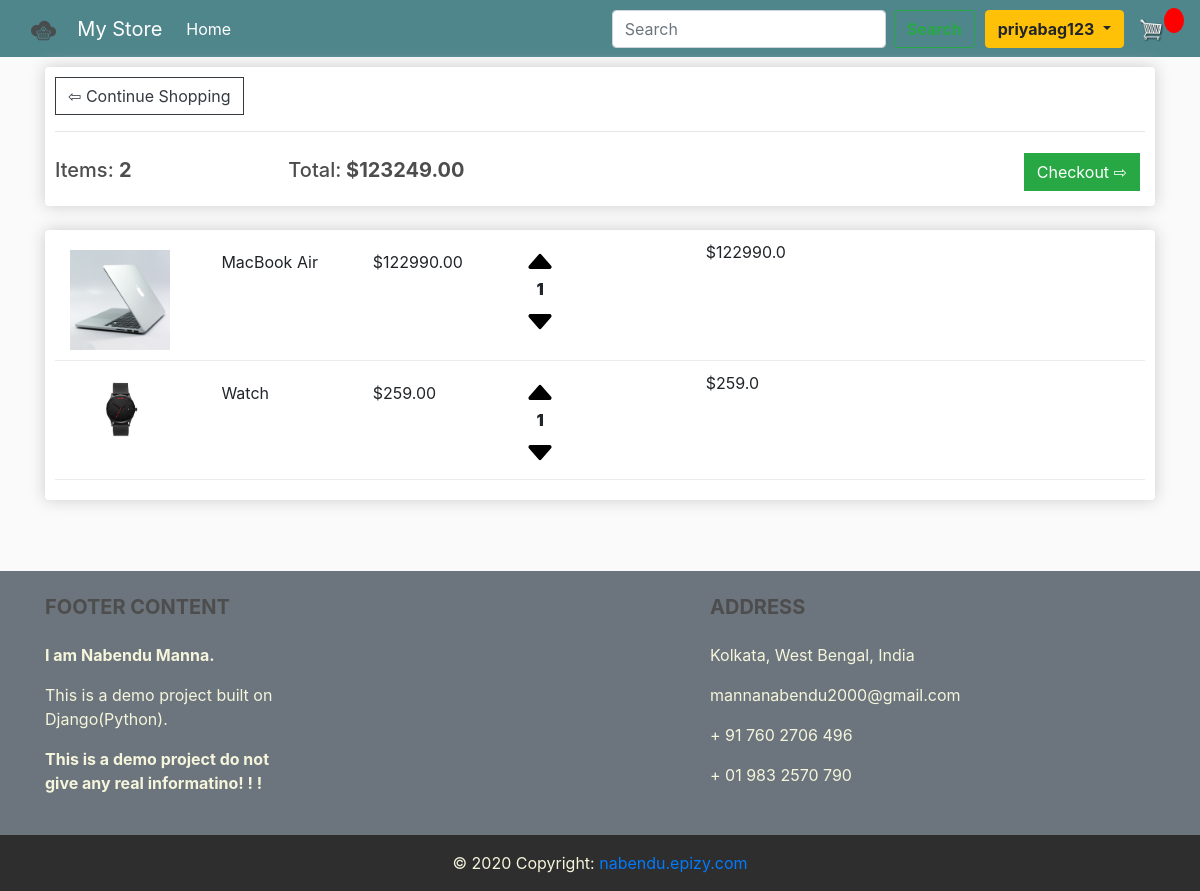
Screenshot of /cart/ (signed in) with the database file from the repository.
### store/models.py (models this page shows, shortened)
class Order(models.Model):
    customer = models.ForeignKey(Customer, null=True, blank = True, on_delete=models.CASCADE)
    date_ordered = models.DateTimeField(auto_now_add=True)
    complete = models.BooleanField(default = False)
    transaction_id = models.CharField(max_length=100,  null=True)
    @property
    def get_cart_total(self):
        orderitems = self.orderitem_set.all()
        total = sum([item.get_total for item in orderitems])
        return total
    @property
    def get_cart_items(self):
        orderitems = self.orderitem_set.all()
        total = sum([item.quantity for item in orderitems])
        return total

class OrderItem(models.Model):
    product = models.ForeignKey(Product, null=True, blank = True, on_delete=models.CASCADE)
    order = models.ForeignKey(Order, null=True, blank = True, on_delete=models.CASCADE)
    quantity = models.IntegerField(default = 0, null=True, blank = True)
    date_added = models.DateTimeField(auto_now_add=True)
    @property
    def get_total(self):
        total = self.product.price * self.quantity
        return total

class Product(models.Model):
    name = models.CharField(max_length=50, null=True)
    price = models.FloatField();
    details = models.CharField(max_length=150, null=True)
    image = models.ImageField(null=True, blank=True)
    catagoryId = models.ForeignKey(Catagories, null=True, blank=True, on_delete=models.CASCADE)
    brandId = models.ForeignKey(Brands,null=True, blank = True,  on_delete=models.CASCADE)
    @property
    def imageURL(self):
        try:
            url = self.image.url
        except:
            url = ''
        return url

### store/views.py (the view)
# urls.py: path('cart/', views.cart, name="cart"),
def cart(request):
     if request.user.is_authenticated:
          customer = request.user.customer
          order, created = Order.objects.get_or_create(customer = customer, complete = False)
          items = order.orderitem_set.all()
     else:
          items = []
          order = {'get_cart_total':0, 'get_cart_items':0}
     context = {'items': items, 'order': order}
     return render(request, 'store/cart.html', context)

### store/templates/store/cart.html
{% extends 'store/main.html' %}
{% load static %}
{% block content %}
<div class="row">
	<div class="col-lg-12">
		<div class="box-element">
			<a class="btn btn-outline-dark" href="{% url 'index' %}">&#x21E6; Continue Shopping</a>
			<br>
			<hr>
			<div class="row">
				<div class="col-5">
					<div class="row">
						<div class="col-lg-6">
							<h5>Items: <strong>{{order.get_cart_items}}</strong></h5>
						</div>
						<div class="col-lg-6">
							<h5>Total:<strong> ${{order.get_cart_total|floatformat:2}}</strong></h5>
						</div>
					</div>
				</div>
				<div class="col-7">
					<a style="float:right; margin:5px;" class="btn btn-success" href="{% url 'checkout' %}">Checkout &#x21E8;</a>
				</div>
			</div>
		</div>
		<br>
		<div class="box-element">
			{% for item in items %}
			<div class="cart-row">
				<div class="col-5">
					<div class="row">
						<div class="col-lg-4">
							<img class="row-image" src="{{ item.product.imageURL }}">
						</div>
						<div class="col-lg-4">
							<p>{{ item.product.name }}</p>
						</div>
						<div class="col-lg-4">
							<p>${{ item.product.price|floatformat:2 }}</p>
						</div>
					</div>
				</div>
				<div class="col-2">
						<div class="quantity">
							<a href="/plusItem?productId={{ item.product.id }}"><svg width="2em" height="2em" viewBox="0 0 16 16" class="bi bi-caret-up-fill chg-quantity" xmlns="http://www.w3.org/2000/svg">
								<path d="M7.247 4.86l-4.796 5.481c-.566.647-.106 1.659.753 1.659h9.592a1 1 0 0 0 .753-1.659l-4.796-5.48a1 1 0 0 0-1.506 0z"/>
							</svg></a>
							<div><b>{{ item.quantity }}</b></div>
							<a href="/minusItem?productId={{ item.product.id }}"><svg width="2em" height="2em" viewBox="0 0 16 16" class="bi bi-caret-down-fill chg-quantity"  xmlns="http://www.w3.org/2000/svg">
								<path d="M7.247 11.14L2.451 5.658C1.885 5.013 2.345 4 3.204 4h9.592a1 1 0 0 1 .753 1.659l-4.796 5.48a1 1 0 0 1-1.506 0z"/>
							</svg></a>
						</div>
				</div>
				<div class="col-5">
					<div><p>${{ item.get_total }}</p></div>
				</div>
			</div>
			{% endfor %}
		</div>
	</div>
</div>
{% endblock content %}

### store/templates/store/main.html (shortened to what this page needs)
<!DOCTYPE html>
{% load static %}
<html lang="en">
<head>
    <link rel="stylesheet" href="https://maxcdn.bootstrapcdn.com/bootstrap/4.5.2/css/bootstrap.min.css">
    <link rel="stylesheet" href="https://stackpath.bootstrapcdn.com/font-awesome/4.7.0/css/font-awesome.min.css">
    <link rel="stylesheet" type="text/css" href="{% static 'css/main.css' %}">
</head>
<body>
    <nav class="navbar navbar-expand-lg navbar-dark  bg-dark ">
      <a class="navbar-brand" href="{% url 'index' %}">
        <img rel="icon" type="image/x-icon" id="cart-icon" src="{% static 'images/eCom.ico' %}"> &ensp;
        My Store
      </a>
      <div class="collapse navbar-collapse" id="navbarSupportedContent">
        <ul class="navbar-nav mr-auto">
          <li class="nav-item active">
            <a class="nav-link" href="{% url 'index'%}">Home <span class="sr-only">(current)</span></a>
          </li>
        </ul>
        <form class="form-inline my-2 my-lg-0" style="padding-right:10px;" action = "/search" method="GET">
          <input class="form-control mr-sm-2" type="search" placeholder="Search" aria-label="Search" name="search">
          <button class="btn btn-outline-success rounded my-2 my-sm-0" type="submit"><b> Search </b></button>
        </form>
        <div class="form-inline my-2 my-lg-0">
          {% if user.is_authenticated %}
            <div class="btn-group">
              <button type="button" class="btn btn-warning dropdown-toggle rounded" data-toggle="dropdown" aria-haspopup="true" aria-expanded="false">
                <b>{{ user.get_username }}</b>
              </button>
            </div>
     	    <a href="{% url 'cart' %}">
    		    <img  id="cart-icon" src="{% static 'images/cart.png' %}">
    	    </a>
          <p class = "cartItems" id = "cart-total"></p>
          {% else %}
            <a href="{% url 'signin' %}"class="btn btn-warning rounded-left">Sign In</a>
            <a href="{% url 'signup' %}"class="btn btn-warning rounded-right">Sign UP</a>
          {% endif %}
        </div>
      </div>
    </nav>
    <div class="container" style="min-height: 490px;">
        {% block content %}
        {% endblock content %}
    </div>
    <br>
<footer class="page-footer font-small bg-secondary" style="color: beige;">
  <div class="container text-center text-md-left">
    <div class="row">
      <div class="col-md-4 col-lg-3 mr-auto my-md-4 my-0 mt-4 mb-1">
        <h5 class="font-weight-bold text-uppercase mb-4">Footer Content</h5>
        <p><b>I am Nabendu Manna.</b></p>
        <p>This is a demo project built on Django(Python).</p>
        <p><b>This is a demo project do not give any real informatino! ! !</b></p>
      </div>
      <div class="col-md-4 col-lg-3 mx-auto my-md-4 my-0 mt-4 mb-1">
        <h5 class="font-weight-bold text-uppercase mb-4">Address</h5>
        <ul class="list-unstyled">
          <li>
            <p>
              Kolkata, West Bengal, India</p>
          </li>
          <li>
            <p>
              mannanabendu2000@gmail.com</p>
          </li>
          <li>
            <p>
              + 91 760 2706 496</p>
          </li>
          <li>
            <p>
              + 01 983 2570 790</p>
          </li>
        </ul>
      </div>
    </div>
  </div>
</footer>
<footer class="page-footer font-small" style="color: beige; background-color: rgb(46, 46, 46);">
  <div class="footer-copyright text-center py-3">© 2020 Copyright:
    <a href="https://nabendu.epizy.com/"> nabendu.epizy.com</a>
  </div>
</footer>
</body>
</html>

### static/css/main.css (style rules this page uses)
body { background-color: hsl(0, 0%, 98%); }
h1, h2, h3, h4, h5, h6 { color: hsl(0, 0%, 30%); }
.box-element { box-shadow: hsl(0, 0%, 80%) 0 0 16px; background-color: #fff; border-radius: 4px; padding: 10px; }
.bg-dark { background-color: #4f868c!important; }
#cart-icon { width: 25px; display: inline-block; margin-left: 15px; }
#cart-total { display: block; text-align: center; color: #fff; background-color: red; width: 20px; height: 25px; border-radius: 50%; font-size: 14px; }
.col-lg-4, .col-lg-6, .col-lg-8, .col-lg-12 { margin-top: 10px; }
.btn { border-radius: 0; }
.row-image { width: 100px; }
.cart-row { display: flex; align-items: flex-stretch; padding-bottom: 10px; margin-bottom: 10px; border-bottom: 1px solid #ececec; }
.quantity { display: inline-block; font-weight: 900; padding-right: 10px; text-align:center; }
.chg-quantity { cursor: pointer; display: block; margin-top: 5px; transition: .1s; }

### rows the page displays
Order: get_cart_items "2", get_cart_total "123249.00"
OrderItem: product.imageURL (picture), product.name "MacBook Air", product.price "122990.00", quantity "1", get_total "122990.0"
OrderItem: product.imageURL (picture), product.name "Watch", product.price "259.00", quantity "1", get_total "259.0"

### other values shown
{{ user.get_username }} "priyabag123"
